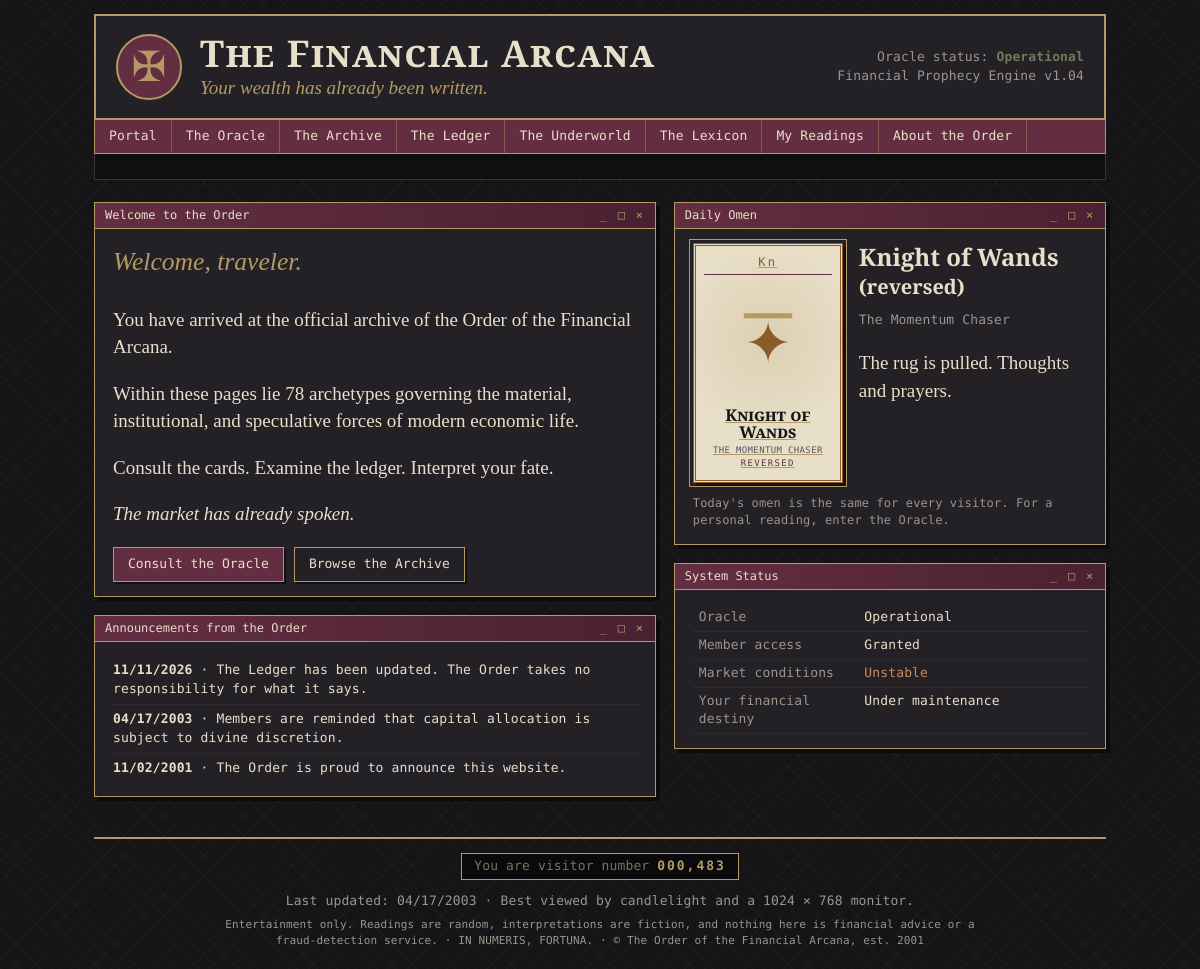
The page / on the database its author committed.
### models.py (models this page shows, shortened)
class Card(db.Model):
    __tablename__ = "cards"
    card_id = db.Column(db.Integer, primary_key=True)
    name = db.Column(db.String(80), unique=True, nullable=False)
    arcana = db.Column(db.String(10), nullable=False)       # Major / Minor
    suit = db.Column(db.String(12))                          # NULL for Major
    number = db.Column(db.Integer, nullable=False)           # 0-21 major, 1-14 minor
    archetype = db.Column(db.String(120), nullable=False)
    traditional_meaning = db.Column(db.Text)
    upright_meaning = db.Column(db.Text)
    reversed_meaning = db.Column(db.Text)
    keywords = db.Column(db.Text)
    financial_domain = db.Column(db.String(60))
    image_path = db.Column(db.String(200))
    traditional_reversed = db.Column(db.Text)
    questions = db.Column(db.Text)                    # "questions to ask", one per line
    tarot_archetype = db.Column(db.String(120))
    symbolic_family = db.Column(db.String(80))
    symbolic_themes = db.Column(db.String(200))
    interpretations = db.relationship("Interpretation", back_populates="card",
                                      cascade="all, delete-orphan")
    metric_links = db.relationship("CardMetric", back_populates="card",
                                   cascade="all, delete-orphan")
    @property
    def numeral(self):
        if self.arcana == "Major":
            return ROMAN[self.number]
        return RANK_LABELS.get(self.number, ROMAN[self.number])
    @property
    def symbol(self):
        return "☽" if self.arcana == "Major" else SUIT_SYMBOLS.get(self.suit, "✠")

### app.py (the view)
@app.route("/")
def index():
    rng = random.Random(date.today().isoformat())
    cards = Card.query.order_by(Card.card_id).all()
    omen = rng.choice(cards) if cards else None
    orientation = rng.choice(["upright", "reversed"])
    return render_template("index.html", omen=omen, orientation=orientation,
                           today=date.today().strftime("%m/%d/%Y"))

### app.py (called while the page is built)
@app.before_request
def ensure_session():
    if "sid" not in session:
        session["sid"] = uuid.uuid4().hex
        session.permanent = True

@app.context_processor
def inject_globals():
    try:
        visitors = 481 + Reading.query.count()
    except Exception:
        visitors = 481
    return dict(visitor_count=f"{visitors:07,}", this_year=date.today().year)

### templates/index.html (shortened to what this page needs)
{% extends "base.html" %}
{% from "_macros.html" import card_face, window %}
{% block content %}
<div class="grid-2">
  <div>
    {% call window("Welcome to the Order") %}
      <p class="lede">Welcome, traveler.</p>
      <p>You have arrived at the official archive of the Order of the Financial Arcana.</p>
      <p>Within these pages lie 78 archetypes governing the material, institutional, and speculative forces of modern economic life.</p>
      <p>Consult the cards. Examine the ledger. Interpret your fate.</p>
      <p><i>The market has already spoken.</i></p>
      <p class="cta">
        <a class="btn" href="{{ url_for('oracle') }}">Consult the Oracle</a>
        <a class="btn ghost" href="{{ url_for('archive') }}">Browse the Archive</a>
      </p>
    {% endcall %}
    {% call window("Announcements from the Order") %}
      <ul class="plain mono">
        <li><b>{{ today }}</b> · The Ledger has been updated. The Order takes no responsibility for what it says.</li>
        <li><b>04/17/2003</b> · Members are reminded that capital allocation is subject to divine discretion.</li>
        <li><b>11/02/2001</b> · The Order is proud to announce this website.</li>
      </ul>
    {% endcall %}
  </div>
  <div>
    {% call window("Daily Omen") %}
      {% if omen %}
      <div class="omen">
        <a href="{{ url_for('card_detail', card_id=omen.card_id) }}">{{ card_face(omen, orientation) }}</a>
        <div>
          <h3>{{ omen.name }}{% if orientation == 'reversed' %} <small>(reversed)</small>{% endif %}</h3>
          <p class="mono dim">{{ omen.archetype }}</p>
          <p>{{ omen.reversed_meaning if orientation == 'reversed' else omen.upright_meaning }}</p>
        </div>
      </div>
      <p class="mono dim small">Today's omen is the same for every visitor. For a personal reading, enter the Oracle.</p>
      {% else %}
      <p>The deck is empty. Run <code>python3 arcana.py reset</code>.</p>
      {% endif %}
    {% endcall %}
    {% call window("System Status") %}
      <table class="kv mono">
        <tr><td>Oracle</td><td>Operational</td></tr>
        <tr><td>Member access</td><td>Granted</td></tr>
        <tr><td>Market conditions</td><td class="warn">Unstable</td></tr>
        <tr><td>Your financial destiny</td><td>Under maintenance</td></tr>
      </table>
    {% endcall %}
  </div>
</div>
{% endblock %}

### templates/_macros.html (shortened to what this page needs)
{% macro card_face(card, orientation=None, small=False) %}
<div class="tarot {{ 'suit-' ~ (card.suit|lower if card.suit else 'major') }}{{ ' small' if small }}{{ ' is-reversed' if orientation == 'reversed' }}">
  <div class="tarot-top">{{ card.numeral }}</div>
  <div class="tarot-art">
    {% if card.image_path %}<img src="{{ url_for('static', filename=card.image_path) }}" alt="{{ card.name }}">
    {% else %}<span class="glyph">{{ card.symbol }}</span>{% endif %}
  </div>
  <div class="tarot-name">{{ card.name }}</div>
  <div class="tarot-sub">{{ card.archetype }}</div>
</div>
{% endmacro %}
{% macro window(title) %}
<section class="window">
  <div class="titlebar"><span>{{ title }}</span><span class="wbtns">_ □ ×</span></div>
  <div class="window-body">{{ caller() }}</div>
</section>
{% endmacro %}

### static/css/style.css (style rules this page uses)
:root { --black: #151416; --charcoal: #242126; --burgundy: #642E42; --gold: #B49A62; --cream: #E8DFC9; --olive: #73775E; --blue: #697C8C; --gray: #9B958C; --serif: "Cormorant Garamond", "EB Garamond", Georgia, serif; --mono: "DM Mono", "Courier New", monospace; }
* { box-sizing: border-box; }
html { background: var(--black); }
body { margin: 0; color: var(--cream); font-family: var(--serif); font-size: 19px; line-height: 1.45; background: repeating-linear-gradient(45deg, rgba(180,154,98,.045) 0 1px, transparent 1px 14px), repeating-linear-gradient(-45deg, rgba(180,154,98,.045) 0 1px, transparent 1px 14px), var(--black); }
a { color: var(--gold); text-decoration: underline; }
h1, h2, h3 { font-weight: 600; line-height: 1.15; }
h3 { margin: .2em 0 .4em; }
.mono { font-family: var(--mono); font-size: 13px; letter-spacing: .01em; }
.dim { color: var(--gray); }
.small { font-size: 14px; }
.mono.small { font-size: 12px; }
.window { background: var(--charcoal); border: 1px solid var(--gold); margin-bottom: 18px; box-shadow: 4px 4px 0 rgba(0,0,0,.45); }
.titlebar { display: flex; justify-content: space-between; background: linear-gradient(90deg, var(--burgundy), #4a2131); color: var(--cream); font-family: var(--mono); font-size: 12px; padding: 4px 10px; border-bottom: 1px solid var(--gold); }
.wbtns { color: var(--gold); letter-spacing: .15em; }
.window-body { padding: 14px 18px; }
.window-body > :first-child { margin-top: 0; }
.window-body > :last-child { margin-bottom: 0; }
.lede { font-size: 1.6rem; font-style: italic; color: var(--gold); }
.grid-2 { display: grid; grid-template-columns: 1.3fr 1fr; gap: 18px; }
ul.plain { list-style: none; padding: 0; margin: 0; }
ul.plain li { padding: 5px 0; border-bottom: 1px dotted #3a353d; }
ul.plain li:last-child { border-bottom: 0; }
table.kv { width: 100%; border-collapse: collapse; }
table.kv td { padding: 4px 6px; border-bottom: 1px dotted #3a353d; vertical-align: top; }
table.kv td:first-child { color: var(--gray); width: 42%; }
.warn { color: #c98a5a; }
.btn { display: inline-block; font-family: var(--mono); font-size: 13px; cursor: pointer; text-decoration: none; background: var(--burgundy); color: var(--cream); border: 1px solid var(--gold); padding: 7px 14px; border-radius: 0; box-shadow: 2px 2px 0 rgba(0,0,0,.5); }
.btn.ghost { background: transparent; }
.cta { margin-top: 16px; display: flex; gap: 10px; flex-wrap: wrap; align-items: center; }
.tarot { width: 150px; aspect-ratio: 5 / 8; padding: 8px 8px 10px; text-align: center; display: flex; flex-direction: column; background: var(--cream); color: var(--black); border: 3px double var(--burgundy); outline: 1px solid var(--gold); outline-offset: 3px; box-shadow: 3px 4px 0 rgba(0,0,0,.55); background-image: radial-gradient(circle at 50% 40%, rgba(180,154,98,.22), transparent 62%); }
.tarot-top { font-family: var(--mono); font-size: 12px; letter-spacing: .2em; color: var(--burgundy); border-bottom: 1px solid var(--burgundy); padding-bottom: 3px; }
.tarot-art { flex: 1; display: grid; place-items: center; overflow: hidden; }
.tarot .glyph { font-size: 3.6rem; color: var(--burgundy); line-height: 1; }
.tarot-name { font-weight: 700; font-size: 1.02rem; line-height: 1.05; font-variant: small-caps; }
.tarot-sub { font-family: var(--mono); font-size: 9px; color: #5c5560; margin-top: 3px; text-transform: uppercase; letter-spacing: .04em; }
.tarot.suit-wands { border-color: #8a5a2b; }
.tarot.suit-wands .glyph, .tarot.suit-wands .tarot-top { color: #8a5a2b; }
.tarot.is-reversed .tarot-art { transform: rotate(180deg); }
.tarot.is-reversed::after { content: "REVERSED"; font-family: var(--mono); font-size: 9px; color: var(--burgundy); letter-spacing: .15em; }
.tarot { transition: transform .12s; }
.omen { display: flex; gap: 16px; align-items: flex-start; }
.omen h3 { font-size: 1.5rem; margin-top: 0; }

### rows shown on the page
Card: numeral "Kn", symbol "✦", name "Knight of Wands", archetype "THE MOMENTUM CHASER", archetype "The Momentum Chaser", reversed_meaning "The rug is pulled. Thoughts and prayers."

### other values the page prints
{{ title }} "Welcome to the Order Announcements from the Order Daily Omen System Status"
{{ visitor_count }} "000,483"
